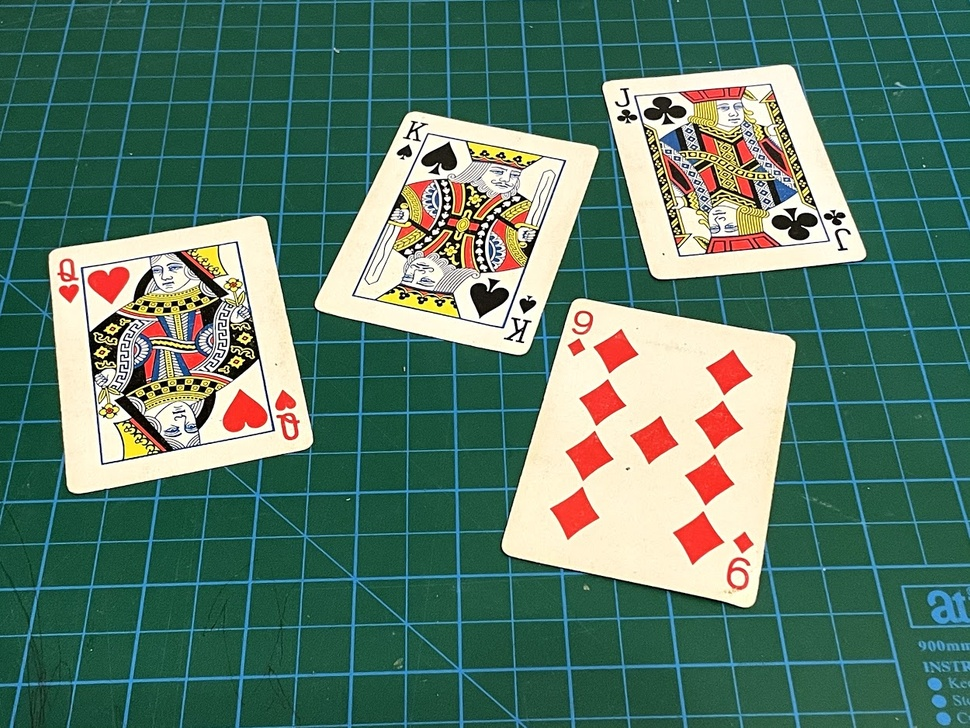
//> input picture OpenCV T/Resources/cards.jpg, 970 x 728 px, shrunk from 1250 x 938 before the run, given in place of the camera
$ ./Project0   (built with g++ and OpenCV 4)
//> lines starting //> are read from the running program, lines starting //| are printed output that depends on the picture; after the words box and inside, x2 and y2 are one past the last pixel; in counts of white or black regions, pixels touching at a corner belong together
#include <iostream>
#include <opencv2/imgcodecs.hpp>
#include <opencv2/highgui.hpp>
#include <opencv2/imgproc.hpp>

using namespace std;
using namespace cv;

Mat imgHSV, mask;
int hmin = 0, smin = 110, vmin = 153;
int hmax = 19, smax = 240, vmax = 255;

void main() {
    // Create VideoCapture object to access webcam (0 = default camera)
    VideoCapture cap(0);

    // Check if webcam opened successfully
    if (!cap.isOpened()) {
        cout << "ERROR: Could not open webcam" << endl;
        return;
    }

    Mat img;

    // Create window for trackbars
    namedWindow("Trackbars", WINDOW_AUTOSIZE);
    createTrackbar("Hue Min", "Trackbars", &hmin, 179);
    createTrackbar("Hue Max", "Trackbars", &hmax, 179);
    createTrackbar("Sat Min", "Trackbars", &smin, 255);
    createTrackbar("Sat Max", "Trackbars", &smax, 255);
    createTrackbar("Val Min", "Trackbars", &vmin, 255);
    createTrackbar("Val Max", "Trackbars", &vmax, 255);

    while (true) {
        // Capture frame-by-frame from webcam
        cap >> img;
//> img is the input picture: 728 rows x 970 cols, CV_8UC3; mean B, G, R 104.7, 121.2, 88.9

        // If frame is empty, break immediately
        if (img.empty()) {
            cout << "ERROR: Blank frame grabbed" << endl;
            break;
        }

        // Convert BGR to HSV
        cvtColor(img, imgHSV, COLOR_BGR2HSV);
//> imgHSV: 728 rows x 970 cols, CV_8UC3; mean H, S, V 66.3, 134, 129.3

        // Create lower and upper threshold values
        Scalar lower(hmin, smin, vmin);
        Scalar upper(hmax, smax, vmax);

        // Create mask based on HSV range
        inRange(imgHSV, lower, upper, mask);
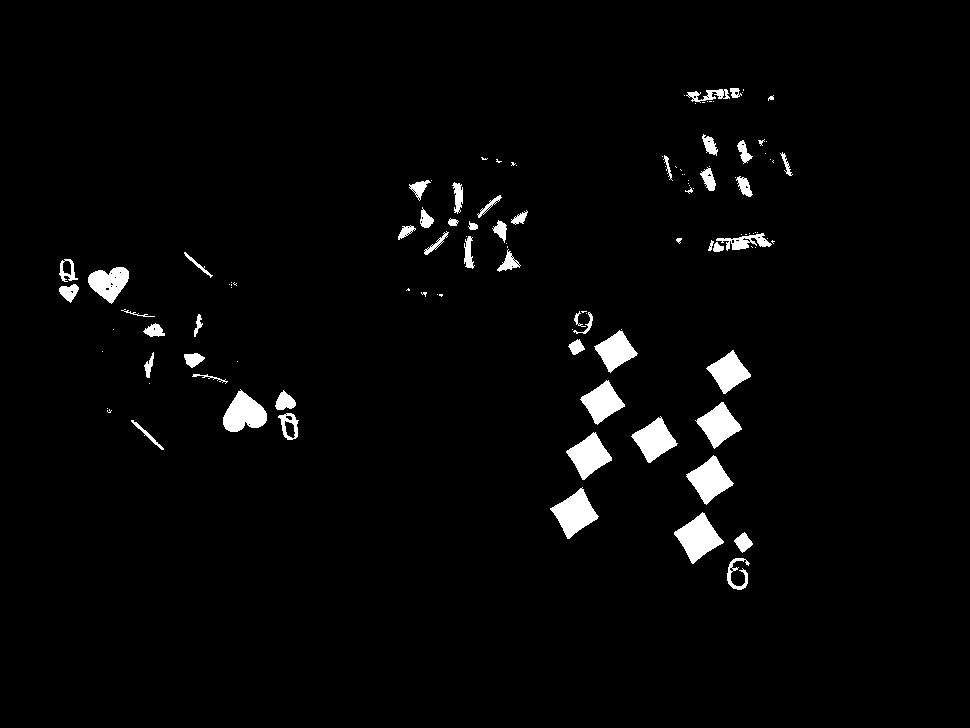
//> mask: 728 rows x 970 cols, CV_8UC1; 2.7% white; 116 white regions (61 under 20 px), largest, box (x1, y1, x2, y2) and area: (674, 512, 724, 564) 1304, (550, 487, 599, 539) 1266, (686, 455, 734, 505) 1195

        // Display windows
        imshow("Webcam", img);
        imshow("Image HSV", imgHSV);
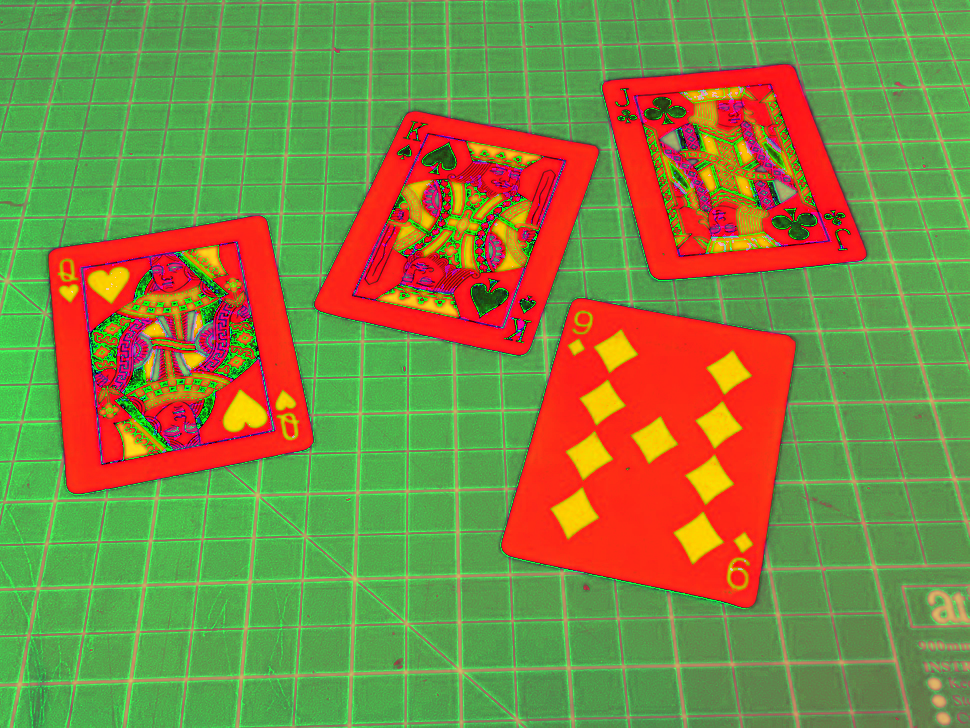
//> window 'Image HSV': 728 rows x 970 cols, CV_8UC3; mean B, G, R 66.3, 134, 129.3
        imshow("Mask", mask);

		// Apply mask to original image
        Mat result;
        bitwise_and(img, img, result, mask);
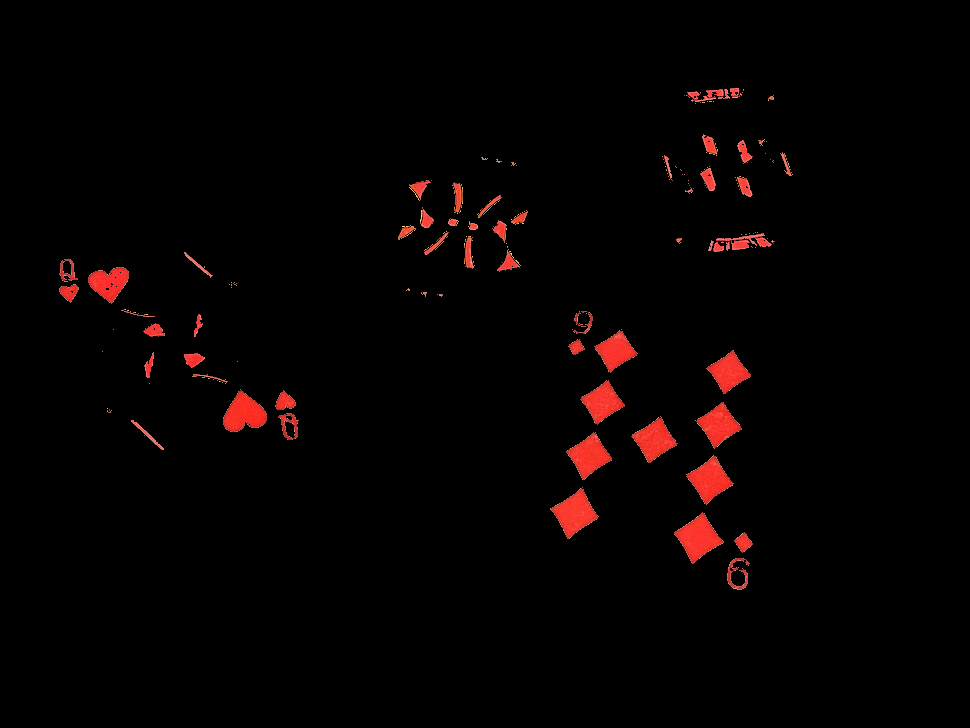
//> result: 728 rows x 970 cols, CV_8UC3; mean B, G, R 1.5, 1.8, 6.1
        imshow("Result", result);

        // Press ESC (27) to exit
        if (waitKey(1) == 27) {
//> the Esc key is pressed
            break;
        }
    }


    // Release webcam and close windows
    cap.release();
    destroyAllWindows();
}
